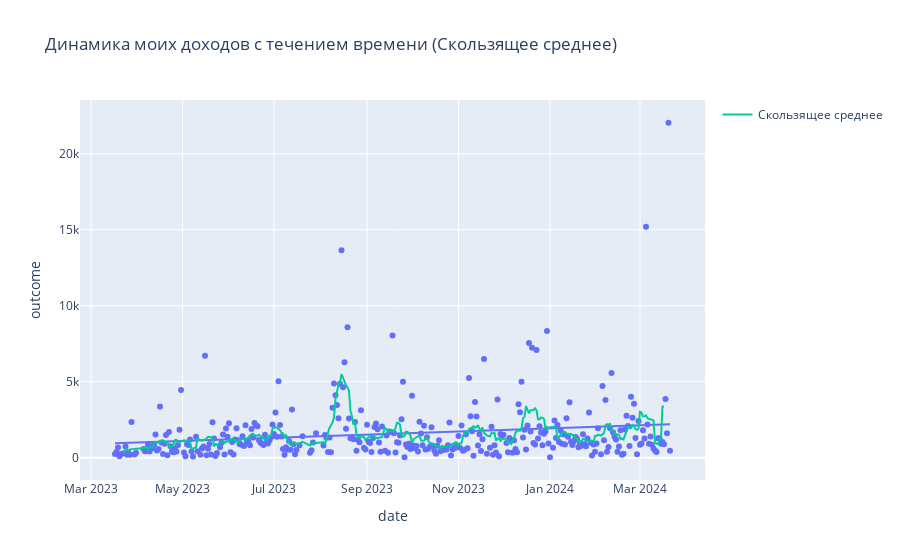

Notebook code cell kept with this figure:
### Markdown cell above
#### Рассмотрим тренд моих трат

### Code cell
plot_data = data.groupby('date', as_index=False) \
                .agg({'outcome' : 'sum'}) \
                .sort_values('date')

plot_data['rolling'] = plot_data['outcome'].rolling(10, center=True).mean()

# Используем px.scatter для добавления линии тренда к исходным данным дохода
fig = px.scatter(plot_data, x='date', y='outcome', trendline="ols",
                 title='Динамика моих доходов с течением времени (Скользящее среднее)')

# Добавляем линию скользящего среднего отдельно
fig.add_scatter(x=plot_data['date'], y=plot_data['rolling'], mode='lines', name='Скользящее среднее')

fig.show()

### Figure 1 — Plotly figure (JSON) as saved in the notebook; plotly's stock layout.template omitted (floating-point values rounded to 4 significant figures; data arrays with more than 128 entries replaced by an {"elided": "..."} marker saying what was removed)
{"data": [{"hovertemplate": "date=%{x}<br>outcome=%{y}<extra></extra>", "legendgroup": "", "marker": {"color": "#636efa", "symbol": "circle"}, "mode": "markers", "name": "", "orientation": "v", "showlegend": false, "type": "scatter", "x": {"elided": "341 str values"}, "xaxis": "x", "y": {"elided": "341 float values"}, "yaxis": "y"}, {"hovertemplate": "<b>OLS trendline</b><br>outcome = 3.88529e-05 * date + -64280.7<br>R<sup>2</sup>=0.030385<br><br>date=%{x}<br>outcome=%{y} <b>(trend)</b><extra></extra>", "legendgroup": "", "marker": {"color": "#636efa", "symbol": "circle"}, "mode": "lines", "name": "", "showlegend": false, "type": "scatter", "x": {"elided": "341 str values"}, "xaxis": "x", "y": {"elided": "341 float values"}, "yaxis": "y"}, {"mode": "lines", "name": "Скользящее среднее", "type": "scatter", "x": {"elided": "341 str values"}, "y": {"elided": "341 float values"}}], "layout": {"legend": {"tracegroupgap": 0}, "title": {"text": "Динамика моих доходов с течением времени (Скользящее среднее)"}, "xaxis": {"anchor": "y", "domain": [0, 1], "title": {"text": "date"}}, "yaxis": {"anchor": "x", "domain": [0, 1], "title": {"text": "outcome"}}}}
